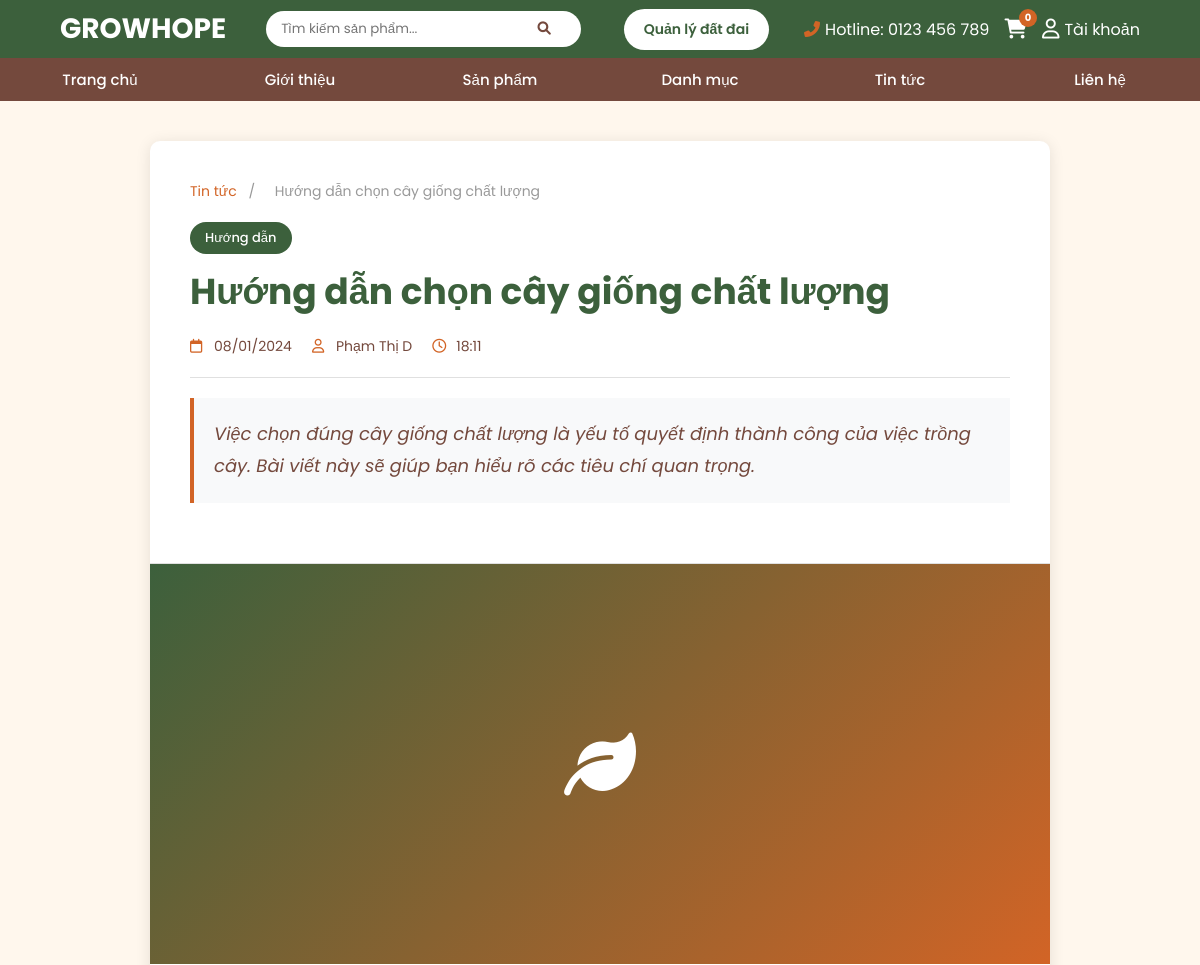
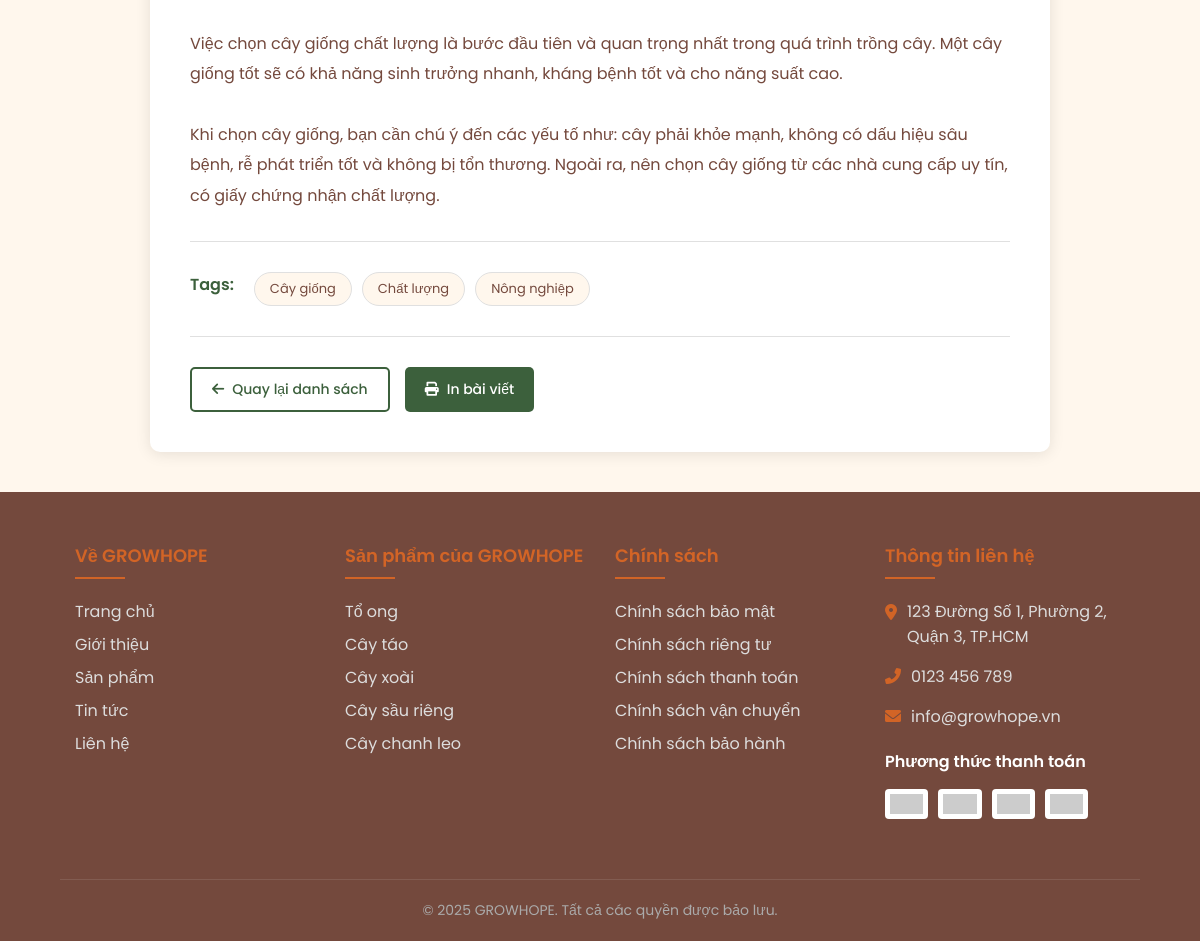
The app's page /views/news-detail.php?id=4 with its own data (2 pictures, top to bottom).
### tables this page shows
CREATE TABLE news (
    news_id INT AUTO_INCREMENT PRIMARY KEY,
    title VARCHAR(255) NOT NULL,
    slug VARCHAR(255) NOT NULL UNIQUE,
    publish_date DATE NOT NULL,
    author VARCHAR(255) NOT NULL,
    category VARCHAR(255) NOT NULL,
    excerpt TEXT,
    description TEXT,
    content LONGTEXT,
    created_at TIMESTAMP DEFAULT CURRENT_TIMESTAMP
);

### views/news-detail.php (the view, shortened to what this page needs)
<?php
require_once '../includes/database.php';
try {
    $pdo = getPDO();
} catch (RuntimeException $e) {
    $pdo = null;
}
$news_id = isset($_GET['id']) ? (int) $_GET['id'] : 0;
$newsStmt = $pdo->prepare('SELECT news_id, title, slug, publish_date, created_at, author, category, excerpt, description, content
                            FROM news
                            WHERE news_id = :id');
$newsStmt->bindValue(':id', $news_id, PDO::PARAM_INT);
$newsStmt->execute();
$article = $newsStmt->fetch();
$tagStmt = $pdo->prepare('SELECT tag FROM news_tags WHERE news_id = :id ORDER BY tag ASC');
$tagStmt->bindValue(':id', $news_id, PDO::PARAM_INT);
$tagStmt->execute();
$article_tags = $tagStmt->fetchAll(PDO::FETCH_COLUMN);
include '../includes/header.php';
?>
<div class="news-detail-container">
    <div class="news-detail-wrapper">
        <div class="news-detail-header">
            <div class="news-breadcrumb">
                    <a href="<?php echo BASE_URL; ?>/public/news.php">Tin tức</a>
                <span>/</span>
                <span><?php echo htmlspecialchars($article['title']); ?></span>
            </div>
            <div class="news-category"><?php echo htmlspecialchars($article['category']); ?></div>
            <h1 class="news-title"><?php echo htmlspecialchars($article['title']); ?></h1>
            <div class="news-meta">
                <div class="news-meta-item">
                    <i class="far fa-calendar"></i>
                    <span><?php echo date(DATE_FORMAT, strtotime($article['publish_date'])); ?></span>
                </div>
                <div class="news-meta-item">
                    <i class="far fa-user"></i>
                    <span><?php echo htmlspecialchars($article['author']); ?></span>
                </div>
                <div class="news-meta-item">
                    <i class="far fa-clock"></i>
                    <span><?php echo date('H:i', strtotime($article['created_at'] ?? $article['publish_date'])); ?></span>
                </div>
            </div>
            <?php if (!empty($article['description'])): ?>
            <div class="news-description">
                <?php echo htmlspecialchars($article['description']); ?>
            </div>
            <?php endif; ?>
        </div>
        <div class="news-image">
            <i class="fas fa-leaf"></i>
        </div>
        <div class="news-content">
            <div class="news-body">
                <?php echo nl2br(htmlspecialchars($article['content'])); ?>
            </div>
            <?php if (!empty($article_tags)): ?>
            <div class="news-tags">
                <span class="news-tags-label">Tags:</span>
                <?php foreach ($article_tags as $tag): ?>
                    <a href="<?php echo BASE_URL; ?>/public/news.php?tag=<?php echo urlencode($tag); ?>" class="news-tag">
                        <?php echo htmlspecialchars($tag); ?>
                    </a>
                <?php endforeach; ?>
            </div>
            <?php endif; ?>
            <div class="news-actions">
                <a href="<?php echo BASE_URL; ?>/public/news.php" class="news-action-btn secondary">
                    <i class="fas fa-arrow-left"></i>
                    Quay lại danh sách
                </a>
                <a href="#" class="news-action-btn" onclick="window.print(); return false;">
                    <i class="fas fa-print"></i>
                    In bài viết
                </a>
            </div>
        </div>
    </div>
</div>
<?php include '../includes/footer.php'; ?>

### records on screen
news: title "Hướng dẫn chọn cây giống chất lượng", category "Hướng dẫn", publish_date "08/01/2024", author "Phạm Thị D", created_at "18:11", description "Việc chọn đúng cây giống chất lượng là yếu tố quyết định thành công của việc trồng cây. Bài viết này sẽ giúp bạn hiểu rõ các tiêu chí quan trọng.", content "Việc chọn cây giống chất lượng là bước đầu tiên và quan trọng nhất trong quá trình trồng cây. Một cây giống tốt sẽ có khả năng sinh trưởng nhanh, kháng bệnh tốt và cho năng suất cao. Khi chọn cây giống, bạn cần chú ý đến các yếu tố như: cây phải khỏe mạnh, không có dấu hiệu sâu bệnh, rễ phát triển tốt và không bị tổn thương. Ngoài ra, nên chọn cây giống từ các nhà cung cấp uy tín, có giấy chứng nhận chất lượng."

### other values on screen
BRAND_NAME "GROWHOPE"
CONTACT_HOTLINE "0123 456 789"
$tag "Cây giống"
$tag "Chất lượng"
$tag "Nông nghiệp"
CONTACT_ADDRESS "123 Đường Số 1, Phường 2, Quận 3, TP.HCM"
CONTACT_PHONE "0123 456 789"
CONTACT_EMAIL "info@growhope.vn"
